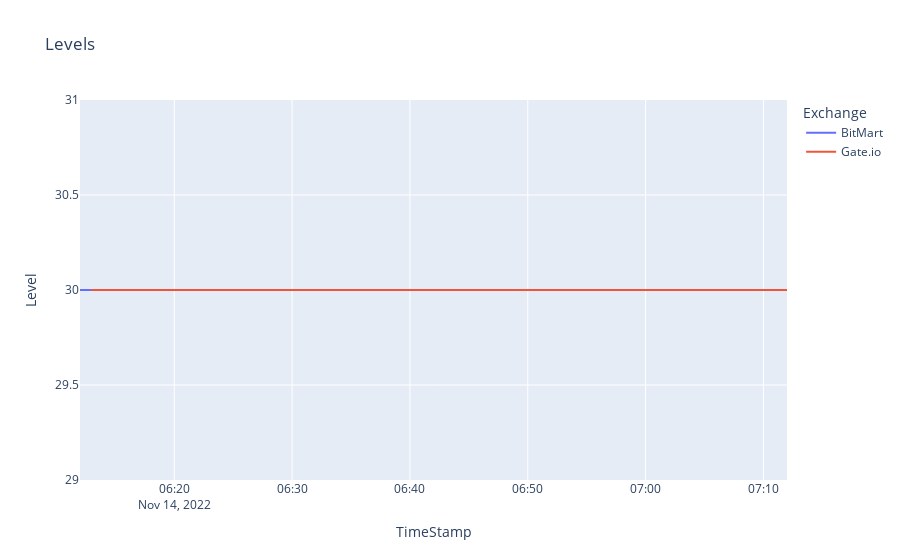

Source (notebook cell):
### Code cell
fig=px.line(spread_data[spread_data.Ticker == 'BTC/USDT'], x='TimeStamp', y='Level', color="Exchange",title='Levels')
fig.show()

### Figure 1 — Plotly figure (JSON) as saved in the notebook; plotly's stock layout.template omitted (floating-point values rounded to 4 significant figures; data arrays with more than 128 entries replaced by an {"elided": "..."} marker saying what was removed)
{"data": [{"hovertemplate": "Exchange=BitMart<br>TimeStamp=%{x}<br>Level=%{y}<extra></extra>", "legendgroup": "BitMart", "line": {"color": "#636efa", "dash": "solid"}, "marker": {"symbol": "circle"}, "mode": "lines", "name": "BitMart", "showlegend": true, "type": "scattergl", "x": {"elided": "2940 str values"}, "xaxis": "x", "y": {"elided": "2940 int values"}, "yaxis": "y"}, {"hovertemplate": "Exchange=Gate.io<br>TimeStamp=%{x}<br>Level=%{y}<extra></extra>", "legendgroup": "Gate.io", "line": {"color": "#EF553B", "dash": "solid"}, "marker": {"symbol": "circle"}, "mode": "lines", "name": "Gate.io", "showlegend": true, "type": "scattergl", "x": {"elided": "2940 str values"}, "xaxis": "x", "y": {"elided": "2940 int values"}, "yaxis": "y"}], "layout": {"legend": {"title": {"text": "Exchange"}, "tracegroupgap": 0}, "title": {"text": "Levels"}, "xaxis": {"anchor": "y", "domain": [0, 1], "title": {"text": "TimeStamp"}}, "yaxis": {"anchor": "x", "domain": [0, 1], "title": {"text": "Level"}}}}
